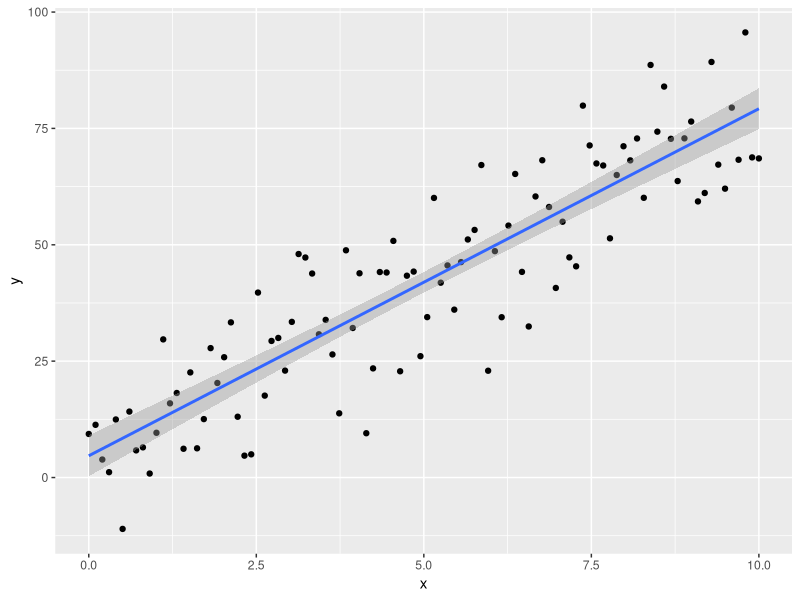

Recreate this plot in R. (Note: this script raises an error after producing the figure.)
## ---- chunk 1
library(knitr)
library(tidyverse)
## ---- chunk 2
set.seed(12345)
b0 <- 3.5
b1 <- 7.2
sigma = 10
df <- tibble(x = seq(0, 10, length.out = 100),
             y = b0 + b1 * x + 
               rnorm(length(x), 0, sigma))
## ---- chunk 3
fit <- lm(y ~ x, df)
## ---- chunk 4
summary(fit)
## ---- chunk 5
coef(fit)

coef(fit)["(Intercept)"]
coef(fit)["x"]
## ---- chunk 6
s <- summary(fit)

s$coefficients

s$coefficients['x', 'Estimate']
s$coefficients['x', 'Std. Error']
## ---- chunk 7
ggplot(df, aes(x = x, y = y)) + 
  geom_point() + 
  geom_smooth(method = "lm")

## ---- chunk 8
paleo <- read_rds("tree-rings.rds")
glimpse(paleo)
## ---- chunk 9
fit_paleo <- lm(t_min ~ growth_index, paleo)
## ---- chunk 10
summary(fit_paleo)
## ---- chunk 11
ggplot(paleo, aes(x = growth_index, y = t_min)) + 
  geom_point() +
  geom_smooth(method="lm") +
  labs(x = "Tree ring growth index",
       y = expression(paste("Minimum summer temperature (", 
                            degree * C, ")")))
## ---- chunk 12
diffus <- read_rds("argon-diffusion.rds")
glimpse(diffus)
## ---- chunk 13
ggplot(diffus, aes(x = t, y = d)) +
  geom_point(size = 3) + 
  labs(x = "T(K)", y = "D (cm^2 / sec)")
## ---- chunk 14
diffus <- diffus |> mutate(P = factor(P), a = factor(a))

ggplot(diffus, aes(x = t, y = d)) + 
  geom_point(aes(color = P, shape = a), size = 3) + 
  scale_color_brewer(palette = "Dark2", name = "P (kbar)") + 
  scale_shape_manual(values = c("56" = 15, "80" = 16, 
                                "97" = 17, "202" = 18), 
                     name = expression(paste("radius (", 
                                             mu * m, ")"))) +
  labs(x = "T (K)", 
       y = expression(paste("D (", cm^2 / sec, ")")))

## ---- chunk 15
diffus <- diffus |> mutate(t_inv = 1000 / t, 
                           log_d = log(d))
## ---- chunk 16
p_xform <- ggplot(diffus, aes(x = t_inv, y = log_d)) + 
  geom_point(aes(color = P, shape = a), size = 3) + 
  scale_color_brewer(palette = "Dark2", 
                     name = "P (kbar)") + 
  scale_shape_manual(values = c("56" = 15, "80" = 16, 
                                "97" = 17, "202" = 18), 
                     name = expression(paste("radius (", 
                                             mu * m, ")"))
                     ) +
  labs(x = expression(paste("T (", 10^3 / K, ")")), 
       y = expression(paste(log~D, " (", cm^2 / sec, ")")),
       title = "Transformed Data") 

p_xform
## ---- chunk 17
fit_diffus <- lm(log_d ~ t_inv, diffus)
## ---- chunk 18
summary(fit_diffus)
## ---- chunk 19
p_xform + geom_smooth(method="lm")
